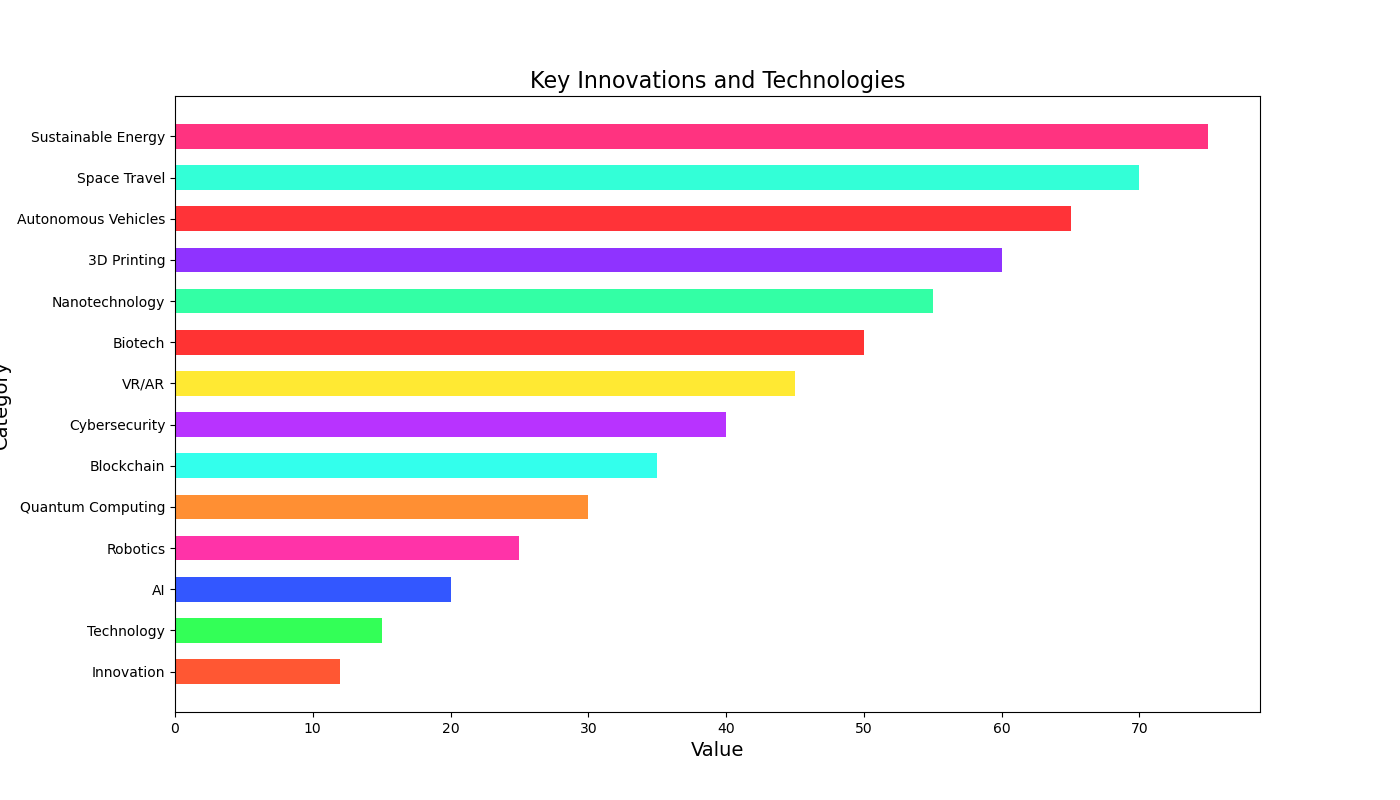

Reproduce this figure in Python.

import matplotlib.pyplot as plt

# Data for plotting
categories = [
    "Innovation", "Technology", "AI", "Robotics", "Quantum Computing",
    "Blockchain", "Cybersecurity", "VR/AR", "Biotech", "Nanotechnology",
    "3D Printing", "Autonomous Vehicles", "Space Travel", "Sustainable Energy"
]
values = [
    12, 15, 20, 25, 30, 35, 40, 45, 50, 55, 60, 65, 70, 75
]

# Changing figure size
plt.figure(figsize=(14, 8))

# Plotting - horizontal bar chart
bar_height = 0.6
plt.barh(categories, values, color=[
    '#FF5733', '#33FF57', '#3357FF', '#FF33A8', '#FF8F33', '#33FFEC',
    '#B833FF', '#FFE933', '#FF3333', '#33FFA5', '#8F33FF', '#FF3338',
    '#33FFD7', '#FF3380'
], height=bar_height)

# Customize chart
plt.xlabel('Value', fontsize=14)
plt.ylabel('Category', fontsize=14)
plt.title('Key Innovations and Technologies', fontsize=16)

# Resize bar height
plt.yticks(categories, [str(category) for category in categories], fontsize=10)

# Show plot
plt.show()
